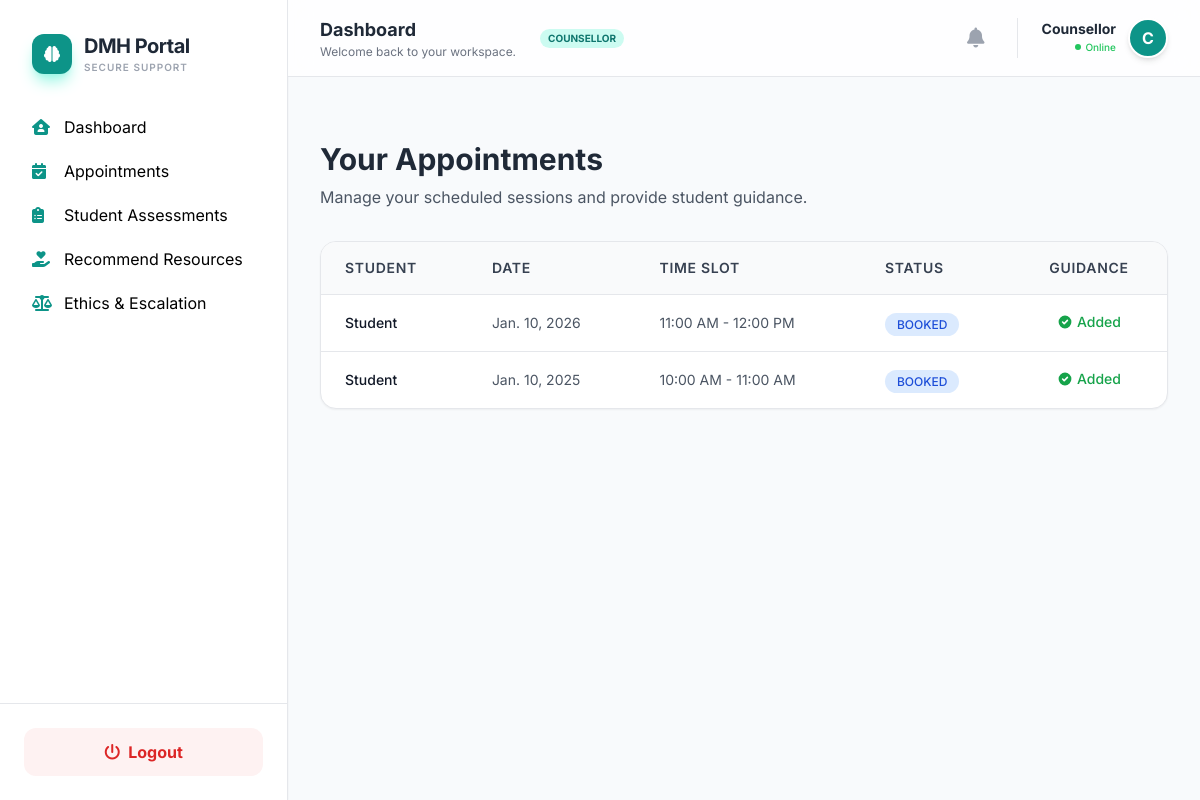
Screenshot of /appointments/ (signed in) with the database file from the repository.
### accounts/models.py (models this page shows, shortened)
class User(AbstractUser):
    ROLE_CHOICES = (
        ('student', 'Student'),
        ('counsellor', 'Counsellor'),
        ('peer', 'Peer Volunteer'),
        ('admin', 'Admin'),
    )
    role = models.CharField(max_length=20, choices=ROLE_CHOICES, default='student')
    anonymous_id = models.UUIDField(default=uuid.uuid4, editable=False)
    is_approved = models.BooleanField(default=False)
    login_count = models.PositiveIntegerField(default=0) # Track login counts

### appointments/models.py (models this page shows, shortened)
class Appointment(models.Model):
    STATUS_CHOICES = (
        ('BOOKED', 'Booked'),
        ('COMPLETED', 'Completed'),
    )
    student = models.ForeignKey(
        settings.AUTH_USER_MODEL,
        on_delete=models.CASCADE,
        related_name='appointments'
    )
    counsellor = models.ForeignKey(
        settings.AUTH_USER_MODEL,
        on_delete=models.CASCADE,
        related_name='counsellor_appointments'
    )
    date = models.DateField()
    time_slot = models.CharField(max_length=50)
    status = models.CharField(max_length=20, choices=STATUS_CHOICES, default='BOOKED')
    guidance_message = models.TextField(blank=True)
    created_at = models.DateTimeField(auto_now_add=True)

### appointments/views.py (the view)
# urls.py: path('appointments/', appt_views.view_appointments, name='view_appointments'),
@login_required
def view_appointments(request):
    if request.user.role == 'counsellor':
        appointments = Appointment.objects.filter(counsellor=request.user).order_by('-date')
        return render(request, 'appointments/counsellor_list.html', {'appointments': appointments})
    else:
        appointments = Appointment.objects.filter(student=request.user).order_by('-date')
        return render(request, 'appointments/student_list.html', {'appointments': appointments})

### dashboard/context_processors.py (called while the page is built)
def notification_context(request):
    if request.user.is_authenticated:
        notifications = Notification.objects.filter(user=request.user).order_by('-created_at')[:5]
        unread_count = Notification.objects.filter(user=request.user, is_read=False).count()
        return {
            'nav_notifications': notifications,
            'unread_notif_count': unread_count
        }
    return {}

### templates/appointments/counsellor_list.html (shortened to what this page needs)
{% extends "base2.html" %}
{% block content %}
<div class="max-w-7xl mx-auto py-8">
    <div class="mb-8">
        <h1 class="text-3xl font-bold text-gray-800">Your Appointments</h1>
        <p class="text-gray-600 mt-2">Manage your scheduled sessions and provide student guidance.</p>
    </div>
    <div class="bg-white rounded-2xl border border-gray-200 shadow-sm overflow-hidden">
        <table class="w-full text-left border-collapse">
            <thead class="bg-gray-50 border-b border-gray-200">
                <tr>
                    <th class="px-6 py-4 text-sm font-semibold text-gray-700 uppercase tracking-wider">Student</th>
                    <th class="px-6 py-4 text-sm font-semibold text-gray-700 uppercase tracking-wider">Date</th>
                    <th class="px-6 py-4 text-sm font-semibold text-gray-700 uppercase tracking-wider">Time Slot</th>
                    <th class="px-6 py-4 text-sm font-semibold text-gray-700 uppercase tracking-wider">Status</th>
                    <th class="px-6 py-4 text-sm font-semibold text-gray-700 uppercase tracking-wider text-center">Guidance</th>
                </tr>
            </thead>
            <tbody class="divide-y divide-gray-200">
                {% for a in appointments %}
                <tr class="hover:bg-gray-50 transition-colors">
                    <td class="px-6 py-4 text-sm font-medium text-gray-900">{{ a.student.username }}</td>
                    <td class="px-6 py-4 text-sm text-gray-600">{{ a.date }}</td>
                    <td class="px-6 py-4 text-sm text-gray-600">{{ a.time_slot }}</td>
                    <td class="px-6 py-4">
                        <span class="px-3 py-1 rounded-full text-xs font-medium
                            {% if a.status == 'BOOKED' %}bg-blue-100 text-blue-700
                            {% elif a.status == 'COMPLETED' %}bg-green-100 text-green-700
                            {% else %}bg-gray-100 text-gray-700{% endif %}">
                            {{ a.status }}
                        </span>
                    </td>
                    <td class="px-6 py-4 text-sm text-center">
                        {% if a.guidance_message %}
                            <span class="inline-flex items-center text-green-600 font-medium">
                                <svg class="w-4 h-4 mr-1" fill="currentColor" viewBox="0 0 20 20">
                                    <path fill-rule="evenodd" d="M10 18a8 8 0 100-16 8 8 0 000 16zm3.707-9.293a1 1 0 00-1.414-1.414L9 10.586 7.707 9.293a1 1 0 00-1.414 1.414l2 2a1 1 0 001.414 0l4-4z" clip-rule="evenodd"></path>
                                </svg>
                                Added
                            </span>
                        {% else %}
                            <a href="/appointments/guidance/{{ a.id }}/"
                               class="inline-block px-4 py-1.5 bg-teal-700 text-white rounded-lg text-xs font-medium hover:bg-teal-800 transition">
                                Add Guidance
                            </a>
                        {% endif %}
                    </td>
                </tr>
                {% empty %}
                <tr>
                    <td colspan="5" class="px-6 py-12 text-center text-gray-500 italic">
                        No appointments found.
                    </td>
                </tr>
                {% endfor %}
            </tbody>
        </table>
    </div>
</div>
{% endblock %}

### templates/base2.html (shortened to what this page needs)
<!DOCTYPE html>
<html lang="en">
<head>
    <link rel="stylesheet" href="https://cdnjs.cloudflare.com/ajax/libs/font-awesome/6.4.2/css/all.min.css">
    <script src="https://cdn.tailwindcss.com"></script>
</head>
<body class="bg-[var(--bg)] min-h-screen flex">
<aside class="w-72 bg-white border-r shadow-sm hidden md:flex flex-col sticky top-0 h-screen">
    <div class="p-8">
        <div class="flex items-center gap-3">
            <div class="w-10 h-10 bg-teal-600 rounded-xl flex items-center justify-center text-white shadow-lg shadow-teal-200">
                <i class="fa-solid fa-brain"></i>
            </div>
            <div>
                <h2 class="text-xl font-bold text-gray-800 tracking-tight">DMH Portal</h2>
                <p class="text-[10px] text-gray-400 uppercase tracking-widest font-semibold">Secure Support</p>
            </div>
        </div>
    </div>
    <nav class="flex-1 px-4 space-y-1 overflow-y-auto">
        {% if user.role == 'student' %}
            {% include "partials/sidebar_student.html" %}
        {% elif user.role == 'counsellor' %}
            {% include "partials/sidebar_counsellor.html" %}
        {% elif user.role == 'peer' %}
            {% include "partials/sidebar_volunteer.html" %}
        {% elif user.role == 'admin' %}
            {% include "partials/sidebar_admin.html" %}
        {% endif %}
    </nav>
    <div class="p-6 border-t">
        <a href="/auth/logout/"
           class="flex items-center justify-center gap-2 px-4 py-3 rounded-xl bg-red-50 text-red-600 font-bold hover:bg-red-100 transition duration-200">
            <i class="fa-solid fa-power-off"></i> Logout
        </a>
    </div>
</aside>
<div class="flex-1 flex flex-col min-w-0 overflow-hidden">
    <header class="bg-white/80 backdrop-blur-md border-b sticky top-0 z-40 px-8 py-4 flex justify-between items-center">
        <div class="flex items-center gap-4">
             <div class="hidden sm:block">
                <h1 class="text-lg font-bold text-gray-800">
                    {% block page_title %}Dashboard{% endblock %}
                </h1>
                <p class="text-xs text-gray-500">
                    {% block page_subtitle %}Welcome back to your workspace.{% endblock %}
                </p>
             </div>
             <span class="bg-teal-100 text-teal-700 text-[10px] uppercase font-bold px-2 py-0.5 rounded-full ml-2">
                {{ user.role }}
             </span>
        </div>
        <div class="flex items-center gap-6">
            <div class="relative">
                <button id="notifButton" class="relative p-2 text-gray-400 hover:text-teal-600 transition-colors focus:outline-none">
                    <i class="fa-solid fa-bell text-xl"></i>
                </button>
            </div>
            <div class="flex items-center gap-3 border-l pl-6">
                <div class="text-right hidden sm:block">
                    <p class="text-sm font-bold text-gray-800 leading-none mb-1">{{ user.username }}</p>
                    <p class="text-[10px] text-green-500 font-medium flex items-center justify-end gap-1">
                        <span class="w-1.5 h-1.5 bg-green-500 rounded-full"></span> Online
                    </p>
                </div>
                <div class="w-10 h-10 bg-teal-600 rounded-full border-2 border-white shadow-md flex items-center justify-center text-white font-bold">
                    {{ user.username|first|upper }}
                </div>
            </div>
        </div>
    </header>
    <main class="flex-1 p-8 overflow-y-auto bg-[#f8fafc]">
        <div class="max-w-7xl mx-auto">
            {% block content %}{% endblock %}
        </div>
    </main>
</div>
</body>
</html>

### templates/base2.html (style rules this page uses)
:root { --accent: #0f766e; --bg: #f8fafc; --card: #ffffff; }
body { font-family: 'Inter', sans-serif; }

### rows the page displays
User: role "COUNSELLOR", username "Counsellor", username|first "C"
Appointment: student.username "Student", date "Jan. 10, 2026", time_slot "11:00 AM - 12:00 PM", status "BOOKED", guidance_message "Added"
Appointment: student.username "Student", date "Jan. 10, 2025", time_slot "10:00 AM - 11:00 AM", status "BOOKED", guidance_message "Added"
